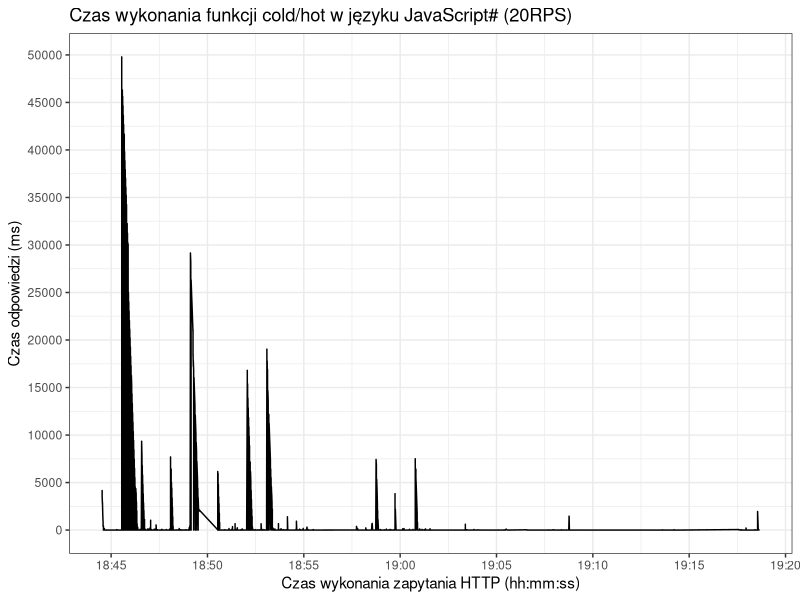

This chart was generated by the following R code:
library("ggplot2")
library("scales")

png(filename="graph.png", width=1280, height=1024)

dat = read.csv("data.csv")
dat$timestamp = as.POSIXct(dat$timestamp, format = "%Y-%m-%dT%H:%M:%S")

ggplot(data=dat, aes(timestamp)) +
geom_line(aes(y = duration)) +
theme_bw() +
scale_x_datetime(labels = date_format("%H:%M"), breaks = pretty_breaks(n=10)) +
scale_y_continuous(breaks=pretty_breaks(n=10)) +
labs(x = "Czas wykonania zapytania HTTP (hh:mm:ss)", y = "Czas odpowiedzi (ms)") + 
ggtitle("Czas wykonania funkcji cold/hot w języku JavaScript# (20RPS)")


